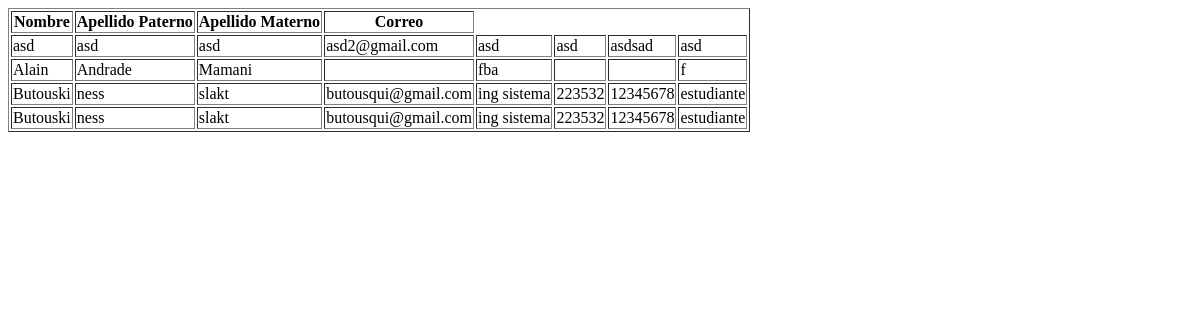
Before: /listarpersona/ with the older database file.
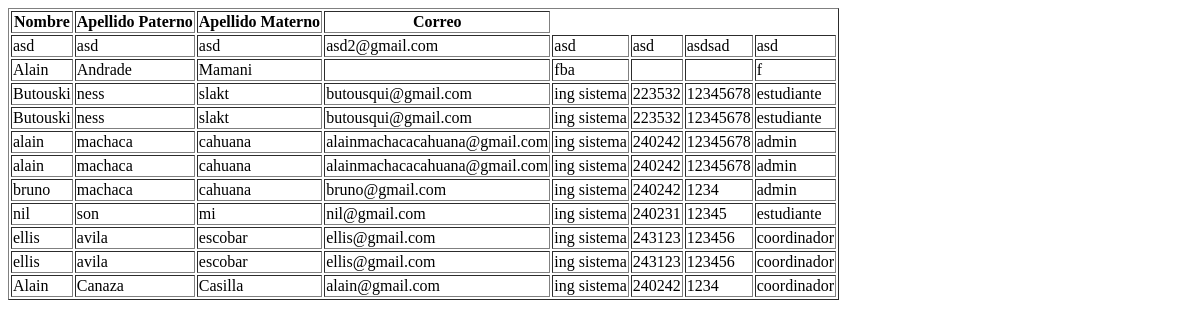
After: the same page with the newer database file.
### ReservaCanchasUNA/models.py (models this page shows)
class Persona(models.Model):
    nombre = models.CharField(max_length=100, blank=True, null=True)
    apellido_paterno = models.CharField(max_length=100, blank=True, null=True)
    apellido_materno = models.CharField(max_length=100, blank=True, null=True)
    correo = models.EmailField(max_length=100, blank=True, null=True)
    escuela = models.CharField(max_length=100, blank=True, null=True)
    codigo = models.CharField(max_length=100, blank=True, null=True)
    contrasena = models.CharField(max_length=100, blank=True, null=True)
    rol = models.CharField(max_length=100, blank=True, null=True)

### ReservaCanchasUNA/views.py (the view)
# urls.py: path('listarpersona/', views.listar_personas, name='listar_personas'),
def listar_personas(request):
    return render(request, "ReservaCanchasUNA/lista_personas.html",{"personas":models.Persona.objects.all()})

### ReservaCanchasUNA/templates/ReservaCanchasUNA/lista_personas.html (shortened to what this page needs)
{% load crispy_forms_tags %}
<!DOCTYPE html>
<html lang="en">
<head>
</head>
<body>
  <table border="1">
    <thead>
        <tr>
            <th>Nombre</th>
            <th>Apellido Paterno</th>
            <th>Apellido Materno</th>
             <th>Correo</th>
        </tr>
    </thead>
    <tbody>
        {% for persona in personas %}
        <tr>
            <td>{{ persona.nombre }}</td>
            <td>{{ persona.apellido_paterno }}</td>
            <td>{{ persona.apellido_materno }}</td>
            <td>{{ persona.correo }}</td>
            <td>{{ persona.escuela }}</td>
            <td>{{ persona.codigo }}</td>
            <td>{{ persona.contrasena }}</td>
            <td>{{ persona.rol }}</td>
        </tr>
        {% endfor %}
    </tbody>
</table>
</body>
</html>

Changed rows visible on the page:
added Persona: nombre "alain", apellido_paterno "machaca", apellido_materno "cahuana", correo "alainmachacacahuana@gmail.com", escuela "ing sistema", codigo "240242", contrasena "12345678", rol "admin"
added Persona: nombre "alain", apellido_paterno "machaca", apellido_materno "cahuana", correo "alainmachacacahuana@gmail.com", escuela "ing sistema", codigo "240242", contrasena "12345678", rol "admin"
added Persona: nombre "bruno", apellido_paterno "machaca", apellido_materno "cahuana", correo "bruno@gmail.com", escuela "ing sistema", codigo "240242", contrasena "1234", rol "admin"
added Persona: nombre "nil", apellido_paterno "son", apellido_materno "mi", correo "nil@gmail.com", escuela "ing sistema", codigo "240231", contrasena "12345", rol "estudiante"
added Persona: nombre "ellis", apellido_paterno "avila", apellido_materno "escobar", correo "ellis@gmail.com", escuela "ing sistema", codigo "243123", contrasena "123456", rol "coordinador"
added Persona: nombre "ellis", apellido_paterno "avila", apellido_materno "escobar", correo "ellis@gmail.com", escuela "ing sistema", codigo "243123", contrasena "123456", rol "coordinador"
added Persona: nombre "Alain", apellido_paterno "Canaza", apellido_materno "Casilla", correo "alain@gmail.com", escuela "ing sistema", codigo "240242", contrasena "1234", rol "coordinador"
